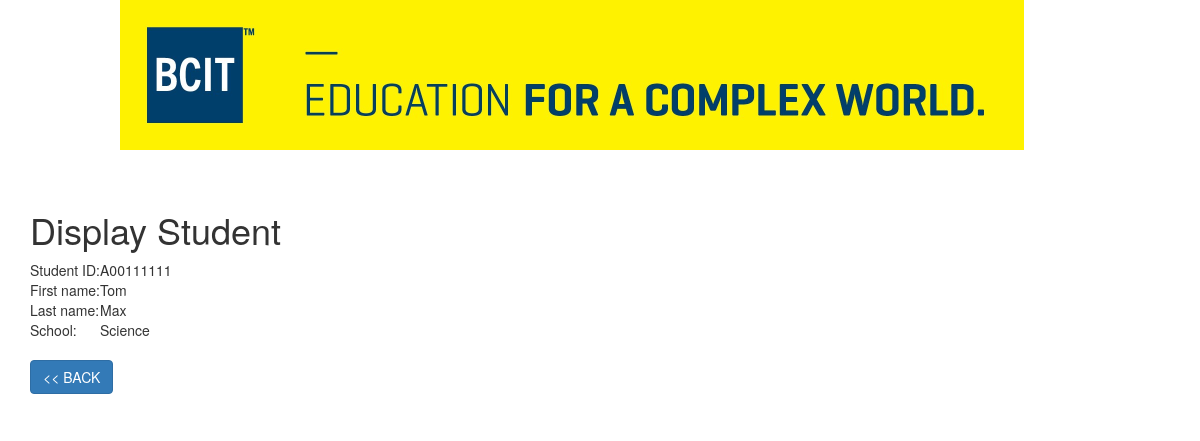
Screenshot of /actions/display/display.php?id=A00111111 with the database file from the repository.
### tables this page shows
CREATE TABLE Students (
    StudentId VARCHAR(10) NOT NULL,
    FirstName VARCHAR(80),
    LastName VARCHAR(80),
    School VARCHAR(50),
    PRIMARY KEY (StudentId)
);

### utils.php (called while the page is built)
<?php
function sanitize_input($data)
{
    $data = trim($data);
    $data = stripslashes($data);
    $data = htmlspecialchars($data);
    return $data;
}

### student/Student.php (called while the page is built, shortened)
<?php
class Student {
    public static function read($db, $studentId) {
        $stmt = $db->prepare("SELECT * FROM Students WHERE StudentId = ?");
        $stmt->bindParam(1, $studentId, SQLITE3_TEXT);
        $result = $stmt->execute();
        $row = $result->fetchArray(SQLITE3_ASSOC);
        return $row;
    }
  }
?>

### actions/display/display.php (the view, shortened to what this page needs)
<?php
include("../../inc_header.php");
include("../../utils.php");
include("../../connect_database.php");
include("../../student/Student.php");
echo "<h1>Display Student</h1>";
if (isset($_GET['id'])) {
    $id = sanitize_input($_GET['id']);
    $studentDetails = Student::read($db, $id);
    if ($studentDetails === null) {
        echo "<p class='alert alert-danger'>Student with ID $id does not exist.</p>";
    } else {
        echo "<table>
                <tr>
                    <td>Student ID:</td>
                    <td>{$studentDetails['StudentId']}</td>
                </tr>
                <tr>
                    <td>First name:</td>
                    <td>{$studentDetails['FirstName']}</td>
                </tr>
                <tr>
                    <td>Last name:</td>
                    <td>{$studentDetails['LastName']}</td>
                </tr>
                <tr>
                    <td>School:</td>
                    <td>{$studentDetails['School']}</td>
                </tr>
                </table>";
    }
    echo "<br /><a href='../../index.php' class='btn btn-small btn-primary'>&lt;&lt; BACK</a>";
}
include("../../inc_footer.php");
?>

### rows the page displays
students: StudentId "A00111111", FirstName "Tom", LastName "Max", School "Science"
